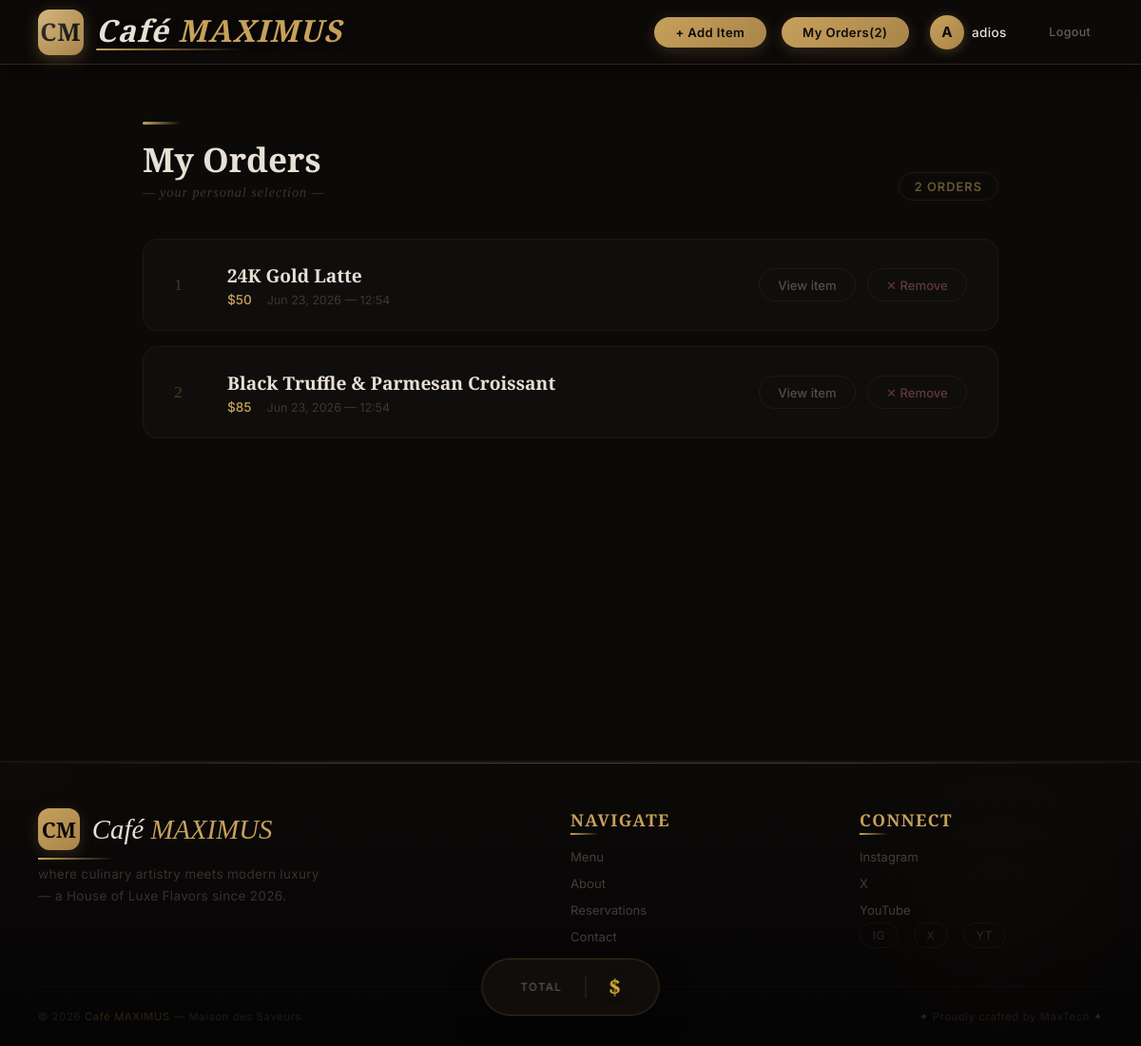
Before: /food/orders/ (signed in) with the older database file.
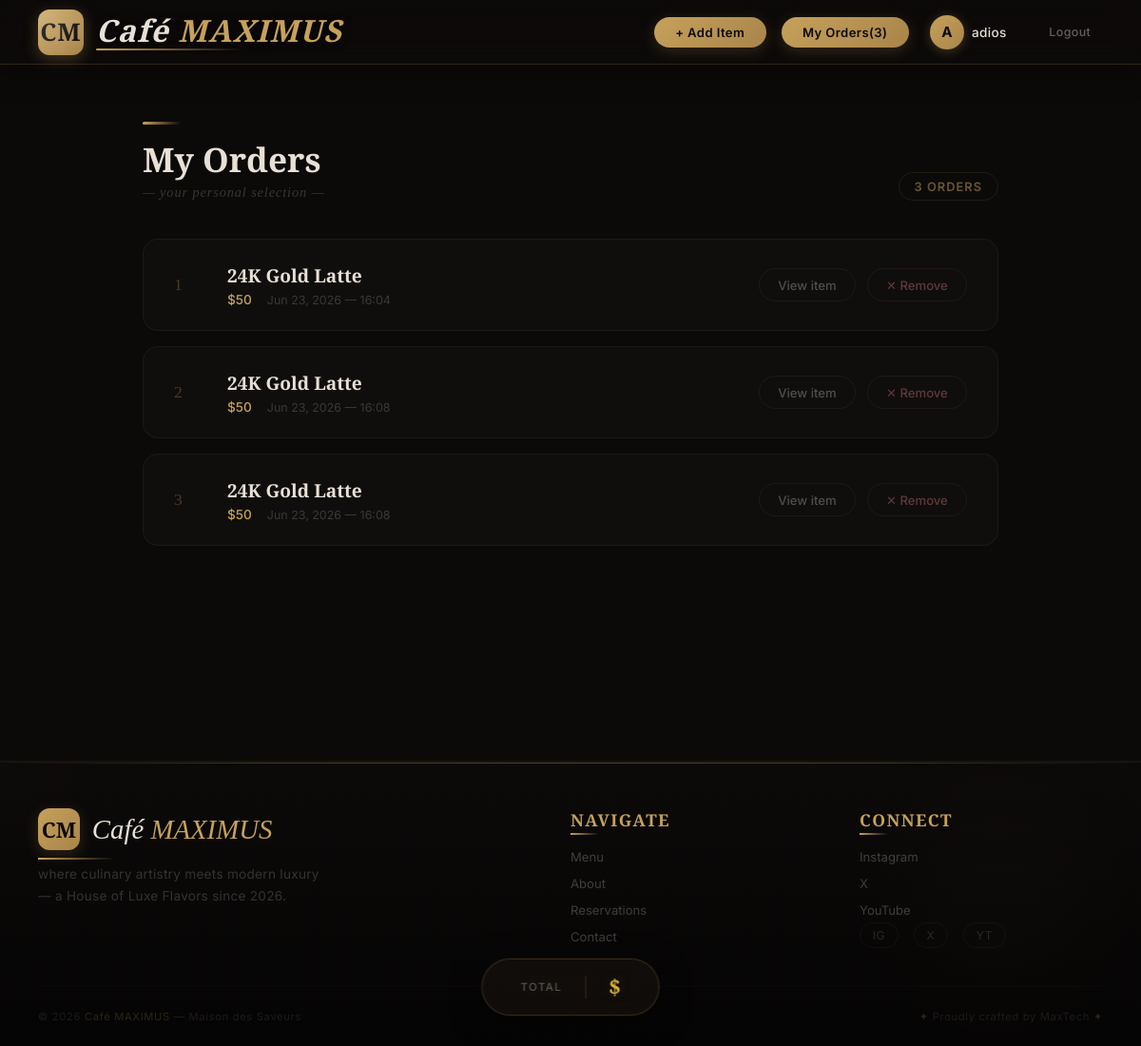
After: the same page with the newer database file.
### food/models.py (models this page shows, shortened)
class Order(models.Model):
    user= models.ForeignKey(User, on_delete=models.CASCADE)
    orderd_item=models.ForeignKey(Item ,on_delete=models.CASCADE )
    order_time= models.DateTimeField(auto_now_add=True)

class Item (models.Model):
    user_name=models.ForeignKey(User,on_delete=models.CASCADE,default=1)
    item_name=models.CharField(max_length=200)
    item_desc=models.CharField(max_length=200)
    item_price=models.IntegerField()
    item_image=models.CharField(max_length=500,default="https://encrypted-tbn0.gstatic.com/images?q=tbn:ANd9GcT27gTKHqKhHk3i-EiarE5Q9IND_awvKaKjxw&s")

### food/views.py (the view)
# urls.py: path('orders/',views.Order_list.as_view(),name='Orders'),
class Order_list (ListView):
    model=Order
    template_name='food/orders.html'
    context_object_name= 'order_list'
    def get_queryset(self):
        return Order.objects.filter(user=self.request.user)

### food/context_processors.py (called while the page is built)
def order_count(request):
    count=None
    if request.user.is_authenticated:
        count= Order.objects.filter(user=request.user).count()
    return {'order_count': count}

### food/templates/food/orders.html (shortened to what this page needs)
{% extends 'food/base.html' %}
{% block body %}
<div class="orders-wrapper">
  <div class="orders-header">
    <div>
      <div class="orders-divider"></div>
      <h1 class="orders-title">My Orders</h1>
      <p class="orders-subtitle">— your personal selection —</p>
    </div>
    {% if order_list %}
      <span class="orders-count">{{ order_list|length }} order{{ order_list|length|pluralize }}</span>
    {% endif %}
  </div>
  {% if order_list %}
    <div class="orders-list">
      {% for order in order_list %}
        <div class="order-card">
          <div class="order-info">
            <span class="order-number">{{ forloop.counter }}</span>
            <div class="order-details">
              <h2 class="order-item-name">{{ order.orderd_item.item_name }}</h2>
              <div class="order-meta">
                <span class="order-price">${{ order.orderd_item.item_price }}</span>
                <span class="order-date">{{ order.order_time|date:"M d, Y — H:i" }}</span>
              </div>
            </div>
          </div>
          <div class="order-actions">
            <a href="{% url 'food:detail' order.orderd_item.pk %}" class="btn-back">View item</a>
            <a href="{% url 'food:delete_order' order.pk %}" class="btn-remove">✕ Remove</a>
          </div>
        </div>
      {% endfor %}
    </div>
  {% else %}
    <div class="empty-state">
      <h2>No orders yet</h2>
      <p>Browse the menu and place your first order.</p>
    </div>
  {% endif %}
</div>
<div class="total-bar">
  <span class="total-label">Total</span>
  <span class="total-amount">${{ total_price }}</span>
</div>
{% endblock %}

### food/templates/food/base.html (shortened to what this page needs)
{% load static %}
<!DOCTYPE html>
<html lang="en">
<head>
</head>
<body>
    <header class="site-header">
        <a href="{% url 'food:index' %}" class="brand">
            <div class="brand-monogram">CM</div>
            <div class="brand-text-wrapper">
                <span class="brand-text">Café <span>MAXIMUS</span></span>
                <div class="brand-underline"></div>
            </div>
        </a>
        <div class="nav-links">
            {% if user.is_authenticated %}
                <a href="{% url 'food:add_item' %}" class="btn-primary-nav">+ Add Item</a>
                <a href="{% url 'food:Orders' %}" class="btn-primary-nav"> My Orders({{ order_count }})</a>
                <a href="{% url 'profile' %}" class="profile-link">
                    <span class="user-avatar">{{ user.username|slice:":1"|upper }}</span>
                    <span class="username-text">{{ user.username }}</span>
                </a>
                <form action="{% url 'logout' %}" method="post" style="display:inline;">
                    <button type="submit" class="btn-logout">Logout</button>
                </form>
            {% else %}
                <a href="{% url 'login' %}" class="btn-outline-nav">Sign in</a>
                <a href="{% url 'register' %}" class="btn-primary-nav">Join</a>
            {% endif %}
        </div>
    </header>
    <main style="flex:1;">
        {% block body %}
        {% endblock %}
    </main>
    <footer class="site-footer">
        <div class="footer-deco footer-deco-1"></div>
        <div class="footer-deco footer-deco-2"></div>
        <div class="footer-columns">
            <div class="footer-brand">
                <div style="display:flex;align-items:center;gap:0.8rem;margin-bottom:0.5rem;">
                    <div style="width:44px;height:44px;background:linear-gradient(135deg,#c6a15b,#a8844a);border-radius:12px;display:flex;align-items:center;justify-content:center;font-family:'Cormorant Garamond',serif;font-weight:700;font-size:1.4rem;color:#0c0a09;box-shadow:0 4px 16px rgba(198,161,91,0.2);">CM</div>
                    <span style="font-family:'Cormorant Garamond',serif;font-size:1.8rem;font-style:italic;color:#e8e0d5;">Café <span style="color:#c6a15b;">MAXIMUS</span></span>
                </div>
                <div style="width:80px;height:2px;background:linear-gradient(90deg,#c6a15b,transparent);"></div>
                <p>where culinary artistry meets modern luxury — a House of Luxe Flavors since 2026.</p>
            </div>
            <div>
                <h4 class="footer-heading">Navigate</h4>
                <ul class="footer-links">
                    <li><a href="{% url 'food:index' %}">Menu</a></li>
                    <li><a href="#">About</a></li>
                    <li><a href="#">Reservations</a></li>
                    <li><a href="#">Contact</a></li>
                </ul>
            </div>
            <div>
                <h4 class="footer-heading">Connect</h4>
                <ul class="footer-links">
                    <li><a href="#">Instagram</a></li>
                    <li><a href="#">X</a></li>
                    <li><a href="#">YouTube</a></li>
                </ul>
                <div class="footer-social">
                    <a href="#">IG</a>
                    <a href="#">X</a>
                    <a href="#">YT</a>
                </div>
            </div>
        </div>
        <div class="footer-bottom">
            <span>© 2026 <span class="gold-text">Café MAXIMUS</span> — Maison des Saveurs</span>
            <span>
                <span class="gold-text">✦</span> Proudly crafted by MaxTech <span class="gold-text">✦</span>
            </span>
        </div>
    </footer>
</body>
</html>

### food/templates/food/orders.html (style rules this page uses)
.orders-wrapper { background: #0c0a09; min-height: 90vh; padding: 3rem 1.5rem; }
.orders-header { max-width: 900px; margin: 0 auto 2.5rem; display: flex; align-items: flex-end; justify-content: space-between; }
.orders-divider { width: 40px; height: 3px; background: linear-gradient(90deg, #c6a15b, transparent); border-radius: 4px; margin-bottom: 0.75rem; }
.orders-title { font-family: 'Playfair Display', serif; font-size: 2.2rem; color: #e8e0d5; margin: 0 0 0.2rem 0; }
.orders-subtitle { font-family: 'Cormorant Garamond', serif; font-style: italic; font-size: 0.9rem; color: rgba(232, 224, 213, 0.2); letter-spacing: 0.06em; margin: 0; }
.orders-count { font-family: 'Inter', sans-serif; font-size: 0.8rem; font-weight: 600; color: rgba(198, 161, 91, 0.5); text-transform: uppercase; letter-spacing: 0.08em; padding: 0.4rem 1rem; border: 1px solid rgba(198, 161, 91, 0.1); border-radius: 30px; }
.orders-list { max-width: 900px; margin: 0 auto; display: flex; flex-direction: column; gap: 1rem; }
.order-card { background: rgba(255, 255, 255, 0.02); border: 1px solid rgba(198, 161, 91, 0.06); border-radius: 16px; padding: 1.5rem 2rem; display: flex; align-items: center; justify-content: space-between; gap: 1.5rem; transition: border-color 0.3s ease, background 0.3s ease; }
.order-info { display: flex; align-items: center; gap: 1.5rem; }
.order-number { font-family: 'Playfair Display', serif; font-size: 1.1rem; color: rgba(198, 161, 91, 0.3); min-width: 2rem; }
.order-details { display: flex; flex-direction: column; gap: 0.25rem; }
.order-item-name { font-family: 'Playfair Display', serif; font-size: 1.2rem; color: #e8e0d5; margin: 0; }
.order-meta { display: flex; align-items: center; gap: 1rem; }
.order-price { font-family: 'Inter', sans-serif; font-size: 0.85rem; color: #c6a15b; font-weight: 500; }
.order-date { font-family: 'Inter', sans-serif; font-size: 0.78rem; color: rgba(232, 224, 213, 0.2); }
.order-actions { display: flex; gap: 0.75rem; align-items: center; flex-shrink: 0; }
.btn-remove { display: inline-flex; align-items: center; gap: 0.4rem; padding: 0.55rem 1.2rem; background: transparent; color: rgba(212, 122, 122, 0.4); border: 1.5px solid rgba(212, 122, 122, 0.08); border-radius: 30px; font-family: 'Inter', sans-serif; font-size: 0.82rem; font-weight: 500; text-decoration: none; transition: all 0.3s ease; cursor: pointer; }
.btn-back { display: inline-flex; align-items: center; gap: 0.4rem; padding: 0.55rem 1.2rem; background: transparent; color: rgba(232, 224, 213, 0.3); border: 1.5px solid rgba(255, 255, 255, 0.05); border-radius: 30px; font-family: 'Inter', sans-serif; font-size: 0.82rem; font-weight: 500; text-decoration: none; transition: all 0.3s ease; }
.total-bar { position: fixed; bottom: 2rem; left: 50%; transform: translateX(-50%); background: rgba(20, 16, 12, 0.8); backdrop-filter: blur(16px); -webkit-backdrop-filter: blur(16px); border: 1px solid rgba(198, 161, 91, 0.2); border-radius: 50px; padding: 0.85rem 2.5rem; display: flex; align-items: center; gap: 1.5rem; z-index: 100; box-shadow: 0 8px 32px rgba(0, 0, 0, 0.5), 0 0 0 1px rgba(198, 161, 91, 0.06); transition: box-shadow 0.3s ease; }
.total-label { font-family: 'Inter', sans-serif; font-size: 0.72rem; font-weight: 500; color: rgba(232, 224, 213, 0.35); text-transform: uppercase; letter-spacing: 0.12em; }
.total-amount { font-family: 'Playfair Display', serif; font-size: 1.4rem; font-weight: 600; color: #d4af37; letter-spacing: -0.01em; }
.total-amount { text-shadow: 0 0 20px rgba(198, 161, 91, 0.1); }

Changed rows visible on the page:
removed Order: orderd_item.item_name "24K Gold Latte", orderd_item.item_price "50", order_time "Jun 23, 2026 — 12:54"
removed Order: orderd_item.item_name "Black Truffle & Parmesan Croissant", orderd_item.item_price "85", order_time "Jun 23, 2026 — 12:54"
added Order: orderd_item.item_name "24K Gold Latte", orderd_item.item_price "50", order_time "Jun 23, 2026 — 16:04"
added Order: orderd_item.item_name "24K Gold Latte", orderd_item.item_price "50", order_time "Jun 23, 2026 — 16:08"
added Order: orderd_item.item_name "24K Gold Latte", orderd_item.item_price "50", order_time "Jun 23, 2026 — 16:08"
Other visible differences:
{{ order_count }}: "2" → "3"
{{ order_list|length }}: "2" → "3"
